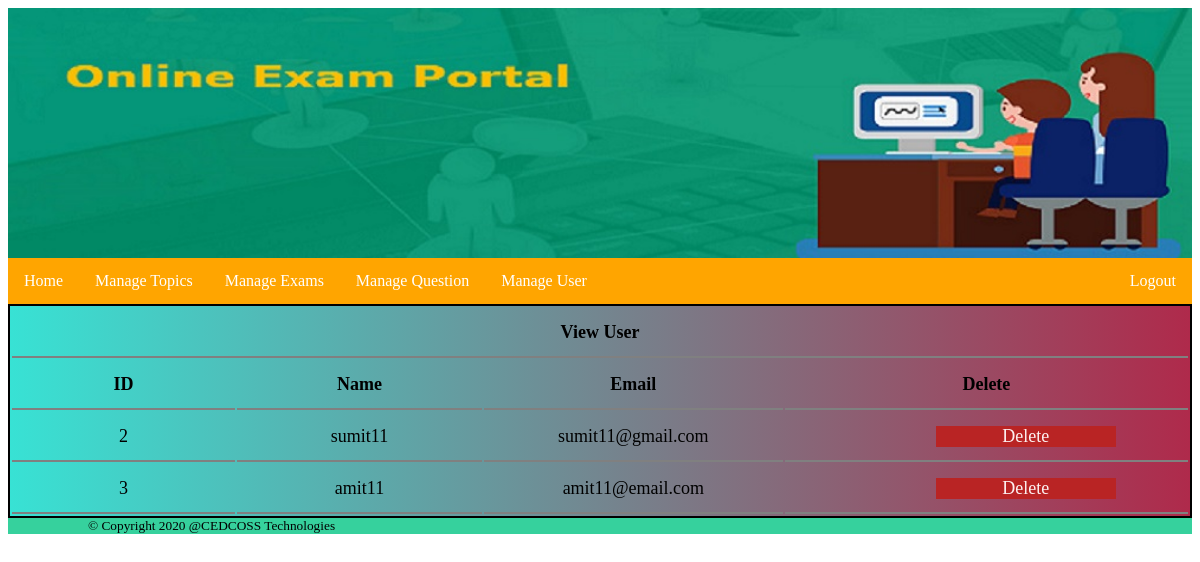
/Admin/viewuser.php (signed in), run on the app's committed database.
### tables this page shows
CREATE TABLE `user` (
  `user_id` int(11) NOT NULL,
  `name` varchar(50) NOT NULL,
  `password` varchar(50) NOT NULL,
  `email` varchar(50) NOT NULL
);

### Admin/viewuser.php (the view, shortened to what this page needs)
<?php
    include('header.php');
    include('config.php');
?>
<div class="main">
 <?php include('nav.php'); ?>
   <?php $sql = "SELECT * from user";
        echo "<table class='view-table-css'>";
        echo"<tr><th colspan='4' class='view-table-css-td'>View User</th></tr>";
        echo"<tr>
        <th class='view-table-css-td'>ID</th>
        <th class='view-table-css-td'>Name</th>
        <th class='view-table-css-td'>Email</th>
        <th class='view-table-css-td'>Delete</th></tr>";
        $result =$conn->query($sql);
    if ($result->num_rows > 0) {
        while ($row = $result->fetch_assoc()) {
            echo "<tr>";
            echo"<td class='view-table-css-td'>".$row['user_id']."</td>";
            echo"<td class='view-table-css-td'>".$row['name']."</td>";
            echo"<td class='view-table-css-td'>".$row['email']."</td>";
            echo'<td class="view-table-css-td"><a href="deleteuser.php?id='.$row['user_id'].'" class="anchor-css">Delete</a></td>';
            echo"</tr>";
        }
    }
    echo"</table>";
    ?>
</div>
 <?php include('footer.php') ?>

### Admin/css/style.css (style rules this page uses)
.view-table-css { width: 100%; border: 2px solid black; text-align: center; background:linear-gradient(to right,rgba(22, 221, 205, 0.856),rgb(175, 42, 75)); font-size: large; }
.view-table-css-td { color: black; border-bottom: 2px solid gray; width: 500px; height: 50px; }
.anchor-css { display: block; color: rgb(253, 241, 241); background-color:rgb(185, 36, 36); text-decoration: none; width: 100px; margin-left: 150px; padding-left: 40px; padding-right: 40px; }

### data on the page
user: user_id "2", name "sumit11", email "sumit11@gmail.com"
user: user_id "3", name "amit11", email "amit11@email.com"
